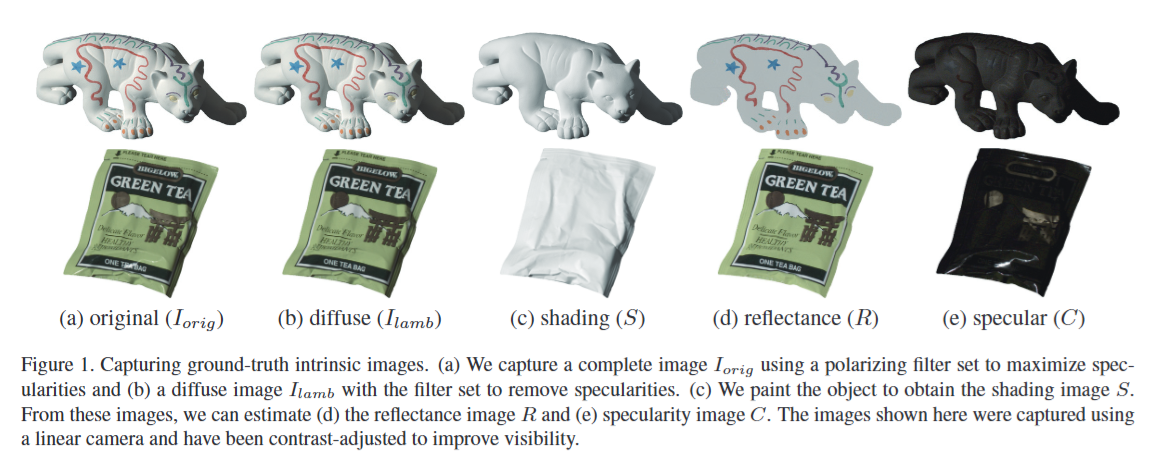
#> input picture example_image_decomp.png, 1172 x 453 px, given in place of checkerboard.jpg, which was not available
$ jupyter execute --allow-errors cv1-lab-3.ipynb   (text cells are left out)
#> lines starting #> are read from the running program, lines starting #| are printed output that depends on the picture; pictures that were not available may be replaced by others from this repository, and a replacement may not be noted
[cell 1]
import sys

if sys.version_info[0] < 3:
    raise Exception("Python 3 or a more recent version is required.")

[cell 2]
# environment and libraries
import os
import math
import numpy as np
import time
import cv2
import matplotlib
import matplotlib.pyplot as plt
import sklearn
import scipy.signal
import pandas as pd
import torch

from tqdm import tqdm

from scipy.ndimage import maximum_filter, gaussian_filter

import torchvision.transforms.functional as F
from torchvision.io import read_video
from torchvision.models.optical_flow import Raft_Large_Weights, Raft_Small_Weights, raft_large, raft_small
from torchvision.utils import flow_to_image
from pathlib import Path
from IPython.display import clear_output, display, Video

#> (a cell that did not finish here is left out)

[cell 4]
def convert_image_to_grayscale(image_path):
    """
    Reads an image and returns its grayscale version.

    Args:
        image_path: Filepath of the image.

    Returns:
        normalized_grayscale_image: The grayscale image as a numpy array with values normalized between 0 and 1.
    """
#> called with image_path = 'images/checkerboard.jpg'

    # YOUR CODE HERE
    image = cv2.imread(image_path, 0)
#> image: shape (453, 1172); min 21, max 255, mean 215.7
    normalized_grayscale_image = image / 255.0

    return normalized_grayscale_image

[cell 5]
def compute_gradient_x(grayscale_image):
    """
    Calculates the gradient of the image in the x direction.

    Args:
        grayscale_image: Grayscale image as a numpy array.

    Returns:
        gradient_x: A numpy array representing the gradient of the image in the x direction.
    """

    # YOUR CODE HERE
    filter_x = np.array([[1, 0, -1]])
    gradient_x = scipy.signal.convolve2d(grayscale_image, filter_x, mode='same')


    return gradient_x

[cell 6]
def compute_gradient_y(grayscale_image):
    """
    Calculates the gradient of the image in the y direction.

    Args:
        grayscale_image: Grayscale image as a numpy array.

    Returns:
        gradient_y: A numpy array representing the gradient of the image in the y direction.
    """

    # YOUR CODE HERE
    filter_y = np.array([[1, 0, -1]]).T
    gradient_y = scipy.signal.convolve2d(grayscale_image, filter_y, mode='same')

    return gradient_y

[cell 7]
def harris_corner_detector(normalized_image, sigma, threshold):
    """
    Detects corners in a normalized grayscale image using the Harris Corner Detection algorithm.

    Args:
        normalized_image: Normalized grayscale image as a numpy array.
        sigma: Standard deviation for Gaussian filtering.
        threshold: Threshold for identifying strong corners.

    Returns:
        harris_response: The Harris response matrix (H).
        rows: The indices of the rows of detected corner points.
        columns: The indices of the columns of detected corner points.
    """
    neighborhood_size = np.array([5, 5])
    # YOUR CODE HERE
    # Calculate the gradients
    gradient_x = compute_gradient_x(normalized_image)
    gradient_y = compute_gradient_y(normalized_image)
    A = gaussian_filter(gradient_x**2, sigma)
    B = gaussian_filter(gradient_x*gradient_y, sigma)
    C = gaussian_filter(gradient_y**2, sigma)

    Q = np.array([[A, B], [B, C]])
    detQ = A * C - B**2
    traceQ = A + C

    harris_response = detQ - 0.04 * traceQ**2
    #check 2 conditions (local maxima and threshold)
    loc_max = maximum_filter(harris_response, neighborhood_size, mode='constant')
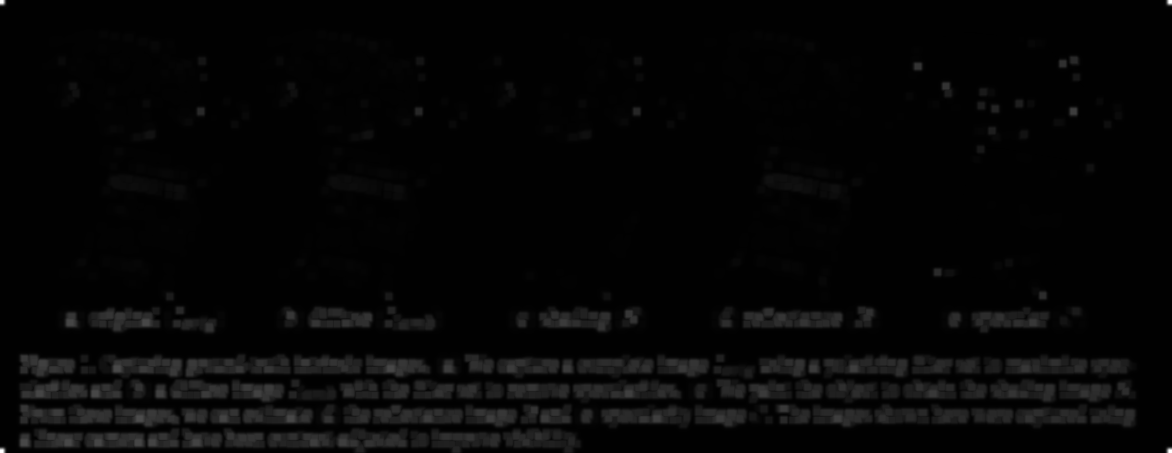
#> loc_max: shape (453, 1172) float64; min -0.000753, max 0.0986, mean 0.00191; drawn with min black and max white
    rows, columns = np.nonzero((harris_response == loc_max) & (harris_response > threshold))
#> rows = 788 values from 0 to 452; columns = 788 values, max 1171 at index 1, min 0 at index 0, mean 542


    return harris_response, rows, columns

[cell 8]
def plot_harris_corner_detection_results(normalized_image, rows, columns):
    """
    Plots the image derivatives I_x and I_y, and the original image with detected corner points.

    Args:
        normalized_image: Normalized grayscale image as a numpy array.
        harris_response: The Harris response matrix (H).
        rows: The indices of the rows of detected corner points.
        columns: The indices of the columns of detected corner points.

    Returns:
        None. Displays the plots.
    """

    # YOUR CODE HERE
    gradient_x = compute_gradient_x(normalized_image)
    gradient_y = compute_gradient_y(normalized_image)
    fig, ax = plt.subplots(1, 3, figsize=(15, 5))
    ax[0].imshow(gradient_x, cmap='gray')
    ax[0].set_title('Gradient in x direction')
    ax[1].imshow(gradient_y, cmap='gray')
    ax[1].set_title('Gradient in y direction')
    ax[2].imshow(normalized_image, cmap='gray')

    ax[2].scatter(columns, rows, s=5, c='r')
    ax[2].set_title('Detected corners')

    for a in ax:
        a.axis('off')
    plt.show()

[cell 9]
# YOUR CODE HERE

# Load the image
image_path = 'images/checkerboard.jpg'
normalized_image = convert_image_to_grayscale(image_path)

# Detect corners
sigma = 2
threshold = 0.01

harris_response, rows, columns = harris_corner_detector(normalized_image, sigma, threshold)
#> rows = 788 values from 0 to 452

# Plot the results
print("figure 1.1, gradient in x, gradient in y, and detected corners")
plot_harris_corner_detection_results(normalized_image, rows, columns)
#> (the call stopped at in plot_harris_corner_detection_results, `fig, ax = plt.subplots(1, 3, figsize=(15, 5))`: IPython is not available in this run)

[cell 10]
threshold = 0.05
harris_response, rows, columns = harris_corner_detector(normalized_image, sigma, threshold)
#> rows = [0, 0, 452, 452]; columns = [0, 1171, 0, 1171]

# Plot the results
print("figure 1.2, gradient in x, gradient in y, and detected corners")
plot_harris_corner_detection_results(normalized_image, rows, columns)
#> (the call stopped at in plot_harris_corner_detection_results, `fig, ax = plt.subplots(1, 3, figsize=(15, 5))`: IPython is not available in this run)

[cell 11]
# YOUR CODE HERE

# YOUR CODE HERE

# Load the image
image_path = 'images/house.jpg'
normalized_image = convert_image_to_grayscale(image_path)
#> call 2 of convert_image_to_grayscale, with image_path = 'images/house.jpg'
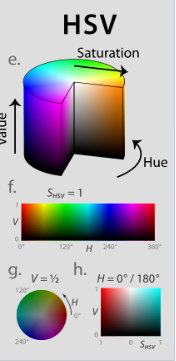
#> input picture hsv_picture.png, 176 x 361 px, given in place of house.jpg, which was not available

# Detect corners
sigma = 6
threshold = 0.0001


harris_response, rows, columns = harris_corner_detector(normalized_image, sigma, threshold)
#> call 3 of harris_corner_detector, with sigma = 6, threshold = 0.0001
#> in harris_corner_detector (call 3), `loc_max = maximum_filter(harris_response, neighborhood_size, mode='con..`:
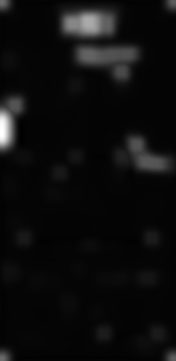
#> loc_max: shape (361, 176) float64; min -0.000399, max 0.02, mean 0.0007; drawn with min black and max white
#> in harris_corner_detector (call 3), `rows, columns = np.nonzero((harris_response == loc_max) & (harris_resp..`: rows = 40 values from 0 to 360; columns = 40 values, max 175 at index 1, min 0 at index 0, mean 78.78
#> rows = 40 values from 0 to 360

# Plot the results
print("figure 1.3, gradient in x, gradient in y, and detected corners")
plot_harris_corner_detection_results(normalized_image, rows, columns)
#> (the call stopped at in plot_harris_corner_detection_results, `fig, ax = plt.subplots(1, 3, figsize=(15, 5))`: IPython is not available in this run)

[cell 12]
# YOUR CODE HERE
# Load the image
image_path = 'images/house.jpg'
house_img = convert_image_to_grayscale(image_path)
#rotate 45 degrees
house_img_45 = scipy.ndimage.rotate(house_img, 45, reshape=True, mode='constant', cval=0)
house_img_90 = scipy.ndimage.rotate(house_img, 90, reshape=True, mode='constant', cval=0)
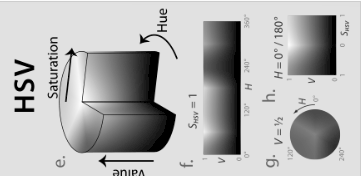
#> house_img_90: shape (176, 361) float64; min -2.56e-17, max 0.984, mean 0.703; drawn with min black and max white

# Detect corners
sigma = 6
threshold = 0.0001
harris_response_45, rows_45, columns_45 = harris_corner_detector(house_img_45, sigma, threshold)
#> call 4 of harris_corner_detector, with sigma = 6, threshold = 0.0001
#> in harris_corner_detector (call 4), `loc_max = maximum_filter(harris_response, neighborhood_size, mode='con..`:
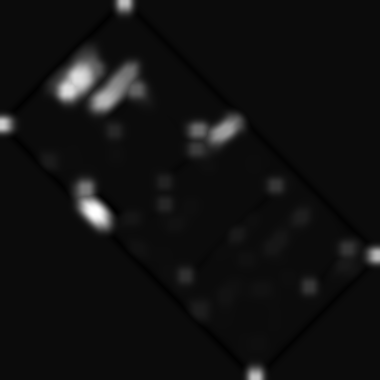
#> loc_max: shape (380, 380) float64; min -0.000732, max 0.0155, mean 0.000378; drawn with min black and max white
#> in harris_corner_detector (call 4), `rows, columns = np.nonzero((harris_response == loc_max) & (harris_resp..`: rows = 38 values from 0 to 379; columns = 38 values, max 379 at index 27, min 0 at index 5, mean 196.4
#> rows_45 = 38 values from 0 to 379; columns_45 has the same summary as columns in harris_corner_detector
harris_response_90, rows_90, columns_90 = harris_corner_detector(house_img_90, sigma, threshold)
#> in harris_corner_detector (call 5), `B = gaussian_filter(gradient_x*gradient_y, sigma)`:
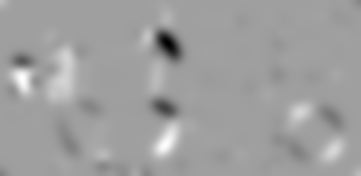
#> B: shape (176, 361) float64; min -0.0708, max 0.0426, mean 3.64e-05; drawn with min black and max white
#> in harris_corner_detector (call 5), `loc_max = maximum_filter(harris_response, neighborhood_size, mode='con..`:
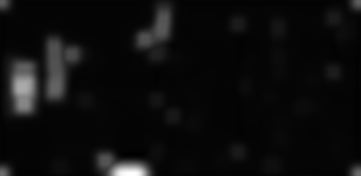
#> loc_max: shape (176, 361) float64; min -0.000399, max 0.02, mean 0.0007; drawn with min black and max white
#> in harris_corner_detector (call 5), `rows, columns = np.nonzero((harris_response == loc_max) & (harris_resp..`: rows = 40 values from 0 to 175; columns = 40 values, max 360 at index 1, min 0 at index 0, mean 188.6
#> rows_90 = 40 values from 0 to 175; columns_90 has the same summary as columns in harris_corner_detector


print("figure 1.3, detected corners in the image rotated 45 degrees")
plot_harris_corner_detection_results(house_img_45, rows_45, columns_45)
#> (the call stopped at in plot_harris_corner_detection_results, `fig, ax = plt.subplots(1, 3, figsize=(15, 5))`: IPython is not available in this run)

print("figure 1.4, detected corners in the image rotated 90 degrees")
plot_harris_corner_detection_results(house_img_90, rows_90, columns_90)
#> (the call stopped at in plot_harris_corner_detection_results, `fig, ax = plt.subplots(1, 3, figsize=(15, 5))`: IPython is not available in this run)

[cell 13]
# YOUR CODE HERE
# Load the image
image_path = 'images/checkerboard.jpg'
checkers_img = convert_image_to_grayscale(image_path)
#rotate 45 degrees
checkers_img_45 = scipy.ndimage.rotate(checkers_img, 45, reshape=True, mode='constant', cval=0)
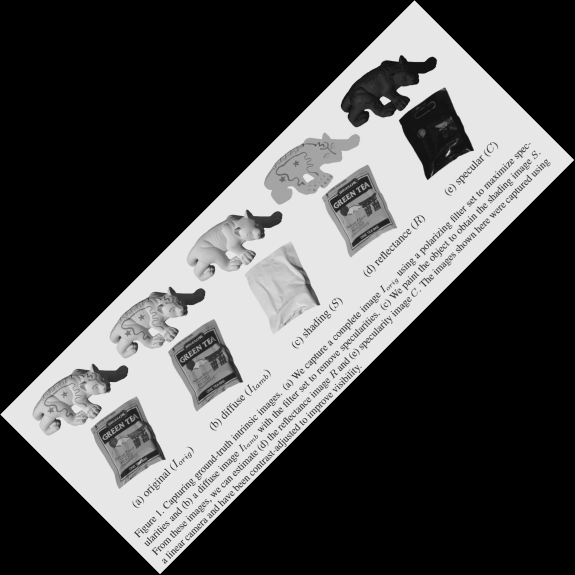
#> checkers_img_45: shape (1149, 1149) float64 (shown at 1/2 size); min 0, max 1.1, mean 0.339; drawn with min black and max white
checkers_img_90 = scipy.ndimage.rotate(checkers_img, 90, reshape=True, mode='constant', cval=0)
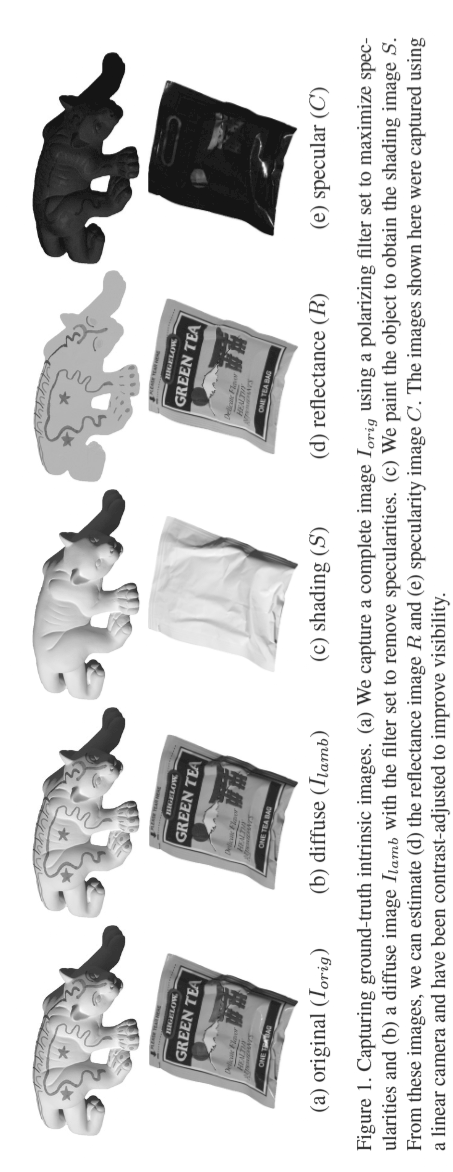
#> checkers_img_90: shape (1172, 453) float64; min 0.0824, max 1, mean 0.846

# Detect corners
sigma = 2
threshold = 0.01
harris_response_45, rows_45, columns_45 = harris_corner_detector(checkers_img_45, sigma, threshold)
#> in compute_gradient_y (call 11), `gradient_y = scipy.signal.convolve2d(grayscale_image, filter_y, mode='..`:
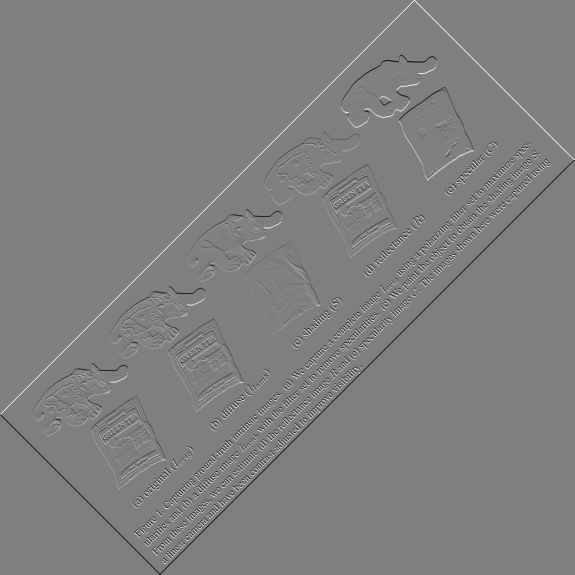
#> gradient_y: shape (1149, 1149) float64 (shown at 1/2 size); min -1, max 1, mean 4.52e-19; drawn with min black and max white
#> rows_45 = 753 values from 0 to 1148; columns_45 = 753 values, max 1148 at index 22, min 0 at index 469, mean 654.3
harris_response_90, rows_90, columns_90 = harris_corner_detector(checkers_img_90, sigma, threshold)
#> rows_90 = 788 values from 0 to 1171; columns_90 = 788 values, max 452 at index 1, min 0 at index 0, mean 381.6

#plot the results
print("figure 1.5, detected corners in the image rotated 45 degrees")

plot_harris_corner_detection_results(checkers_img_45, rows_45, columns_45)
#> (the call stopped at in plot_harris_corner_detection_results, `fig, ax = plt.subplots(1, 3, figsize=(15, 5))`: IPython is not available in this run)

print("figure 1.6, detected corners in the image rotated 90 degrees")
plot_harris_corner_detection_results(checkers_img_90, rows_90, columns_90)
#> (the call stopped at in plot_harris_corner_detection_results, `fig, ax = plt.subplots(1, 3, figsize=(15, 5))`: IPython is not available in this run)
